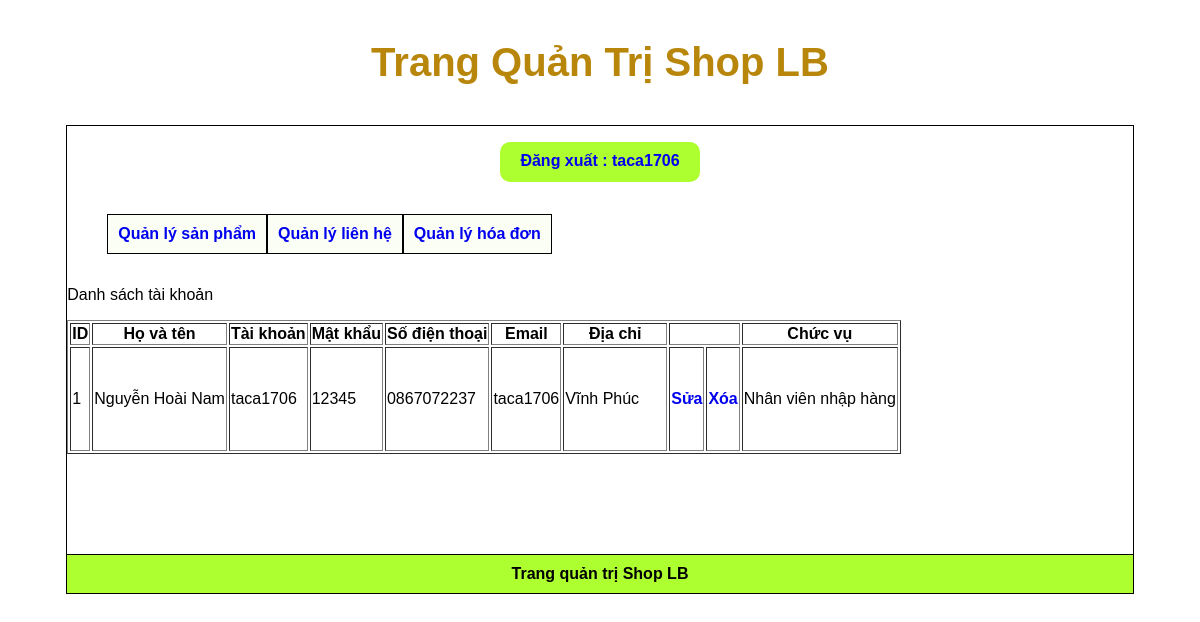
The page /admincp/index.php?action=quanlytaikhoan&query=them (signed in) on the database its author committed.
### tables this page shows
CREATE TABLE `tbl_khachhang` (
  `id_khachhang` int(11) NOT NULL,
  `hovaten` varchar(250) NOT NULL,
  `taikhoan` varchar(100) NOT NULL,
  `matkhau` varchar(100) NOT NULL,
  `sodienthoai` varchar(15) NOT NULL,
  `email` varchar(100) NOT NULL,
  `diachi` text NOT NULL,
  `chucvu` int(11) NOT NULL
);

### admincp/modules/quanlytaikhoan/lietke.php (the view)
<?php
$sql_lietke_taikhoan = "SELECT * FROM tbl_khachhang ORDER BY id_khachhang DESC";
$result_lietke_taikhoan = mysqli_query($connect, $sql_lietke_taikhoan);
?>
<p>Danh sách tài khoản</p>
<table border="1">
    <tr>
        <th>ID</th>
        <th>Họ và tên</th>
        <th>Tài khoản</th>
        <th>Mật khẩu</th>
        <th>Số điện thoại</th>
        <th>Email</th>
        <th>Địa chỉ</th>
        <th colspan="2"></th>
        <th>Chức vụ</th>
    </tr>
    <?php
    $i = 0;
    while ($row = mysqli_fetch_array($result_lietke_taikhoan)) {
        $i++;
    ?>
        <tr>
            <td style="height:100px;"> <?= $i ?></td>
            <td> <?= $row['hovaten'] ?></td>
            <td> <?= $row['taikhoan'] ?></td>
            <td> <?= $row['matkhau'] ?></td>
            <td> <?= $row['sodienthoai'] ?></td>
            <td> <?= $row['email'] ?></td>
            <td style="width:100px;"> <?= $row['diachi'] ?></td>
            <td>
                <a href="?action=quanlytaikhoan&query=sua&id_khachhang=<?= $row['id_khachhang'] ?>"> Sửa </a>
            </td>
            <td>
                <a href="modules/quanlytaikhoan/xuly.php?id_khachhang=<?= $row['id_khachhang'] ?>" onclick="return confirm('Bạn có chắc chắn muốn xóa?');">Xóa</a>
            </td>
            <td><?php if ($row['chucvu'] == 1) {
                    echo "Nhân viên nhập hàng";
                } else {
                    echo "Không";
                } ?>
            </td>
        </tr>
    <?php
    }
    ?>
</table>

### admincp/modules/header.php (style rules this page uses)
a { font-weight: bold; }

### admincp/modules/menu.php (style rules this page uses)
* { font-family: 'Poppins', sans-serif; text-decoration: none; }

### rows shown on the page
tbl_khachhang: hovaten "Nguyễn Hoài Nam", taikhoan "taca1706", matkhau "12345", sodienthoai "0867072237", email "taca1706", diachi "Vĩnh Phúc", chucvu "Nhân viên nhập hàng"

### other values the page prints
$_SESSION['dangky'] "taca1706"
